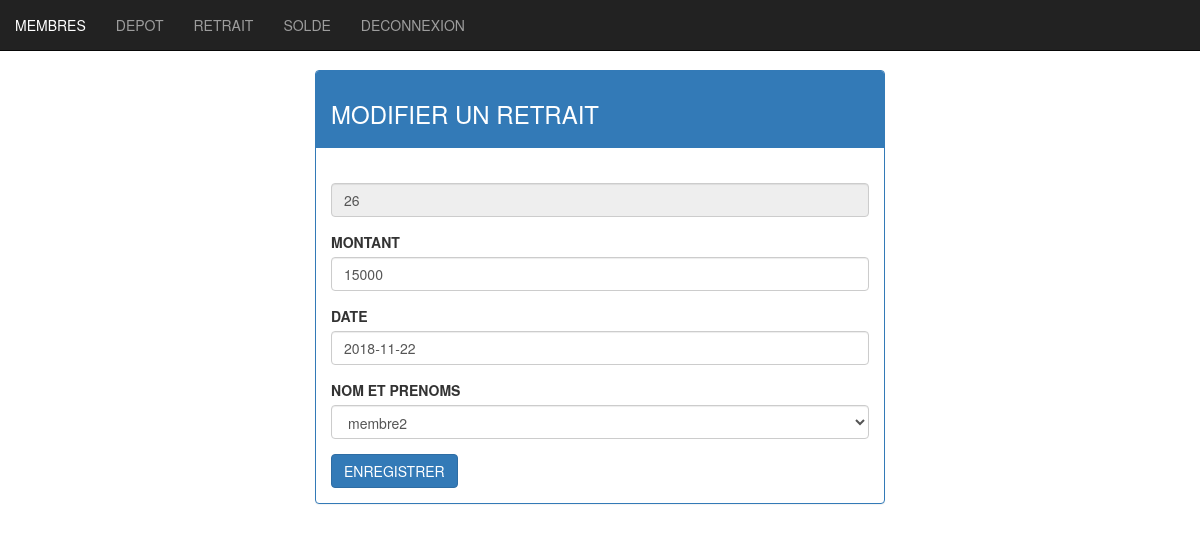
Screenshot of /modifierretrait.php?idretrait=26 (signed in) with the database file from the repository.
### tables this page shows
CREATE TABLE `retrait` (
  `idretrait` int(11) NOT NULL,
  `montantretrait` int(255) DEFAULT NULL,
  `dateretrait` date NOT NULL,
  `id` int(11) NOT NULL
);

CREATE TABLE `membres` (
  `id` int(11) NOT NULL,
  `nom` varchar(255) NOT NULL,
  `email` varchar(255) NOT NULL,
  `telephone` varchar(255) NOT NULL,
  `login` varchar(255) NOT NULL,
  `password` varchar(255) NOT NULL,
  `role` varchar(255) NOT NULL
);

### modifierretrait.php (the view, shortened to what this page needs)
<?php
require_once ("connexion.php");
$idretrait=$_GET['idretrait'];
$ps=$pdo->prepare("SELECT * FROM retrait WHERE idretrait=?");
$params=array($idretrait);
$ps->execute($params);
$retrait = $ps->fetch();
$req= "SELECT * FROM membres";
$ps=$pdo->prepare($req);
$ps->execute();
?>
<!DOCTYPE html>
<html>
<head>
    <link href="bootstrap/css/bootstrap.min.css" rel="stylesheet" type="text/css">
    <link href="bootstrap/css/style.css" rel="stylesheet" type="text/css">
</head>
 <body>
 <?php require_once ("menuadmin.php"); ?>
    <div class="container espace col-md-6 col-xs-12 col-md-offset-3 ">
      <div class="panel panel-primary">
      <div class="panel-heading"> <h3>MODIFIER UN RETRAIT</h3></div>
        <div class="panel-body">
          <form method="post" action="updateretrait.php">
            <div class="form-group">
                <input type="text" readonly="readonly" name="idretrait" value="<?php echo ($retrait['idretrait'])?>" class="form-control"/>
            </div>
            <div class="form-group">
              <label class="control-label"> MONTANT </label>
                 <input type="text" name="montantretrait" value="<?php echo ($retrait['montantretrait'])?>" class="form-control"
                 required = "required" pattern = "[0-9]+"/>
            </div>
           <div class="form-group">
             <label class="control-label"> DATE  </label>
                <input type="text" name="dateretrait" value="<?php echo ($retrait['dateretrait'])?>" class="form-control"
                required = "required"/>
            </div>
            <div class="form-group">
              <label class="control-label"> NOM ET PRENOMS </label>
               <select name="id"  class="form-control"/>
                <?php while($membres = $ps->fetch()) {?>
                  <option value="<?php echo ($membres['id']) ?>"
                <?php
                if($retrait['id']===$membres['id'])echo "selected" ?>>
                <?php echo ($membres['nom']) ?>
                </option>
              <?php } ?>
          </div>
          <div >
            <button type="submit" class="btn btn-primary"> ENREGISTRER </button>
          </div>
   </form>
  </div>
  </div>
   </div>
 </body>
 </html>

### rows the page displays
retrait: idretrait "26", montantretrait "15000", dateretrait "2018-11-22", id "membre2"
